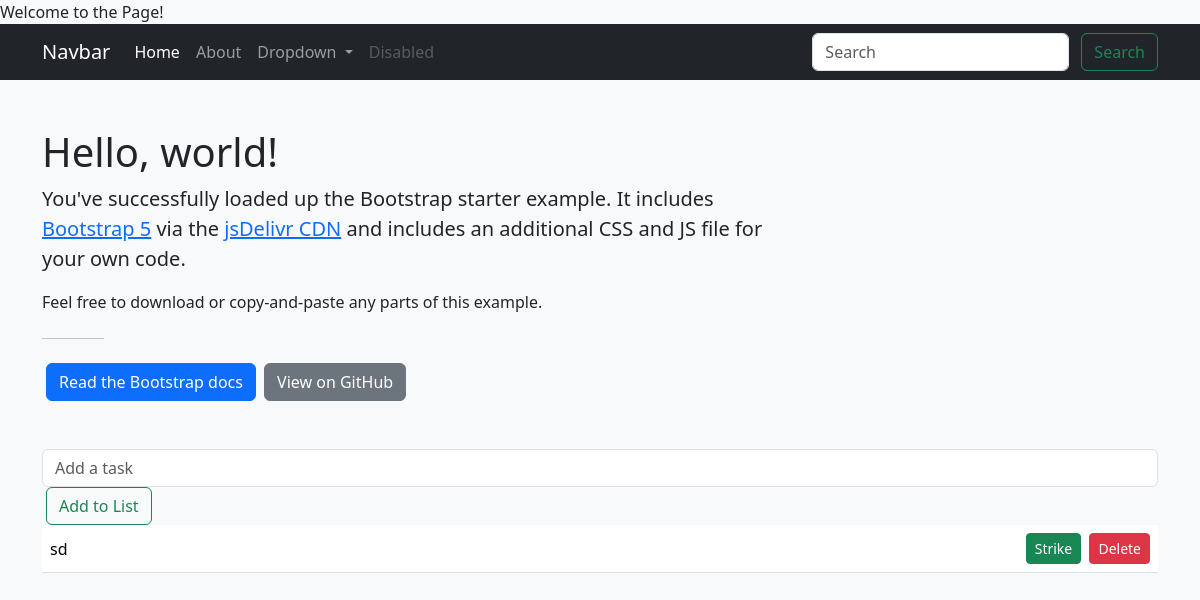
Before: / with the older database file.
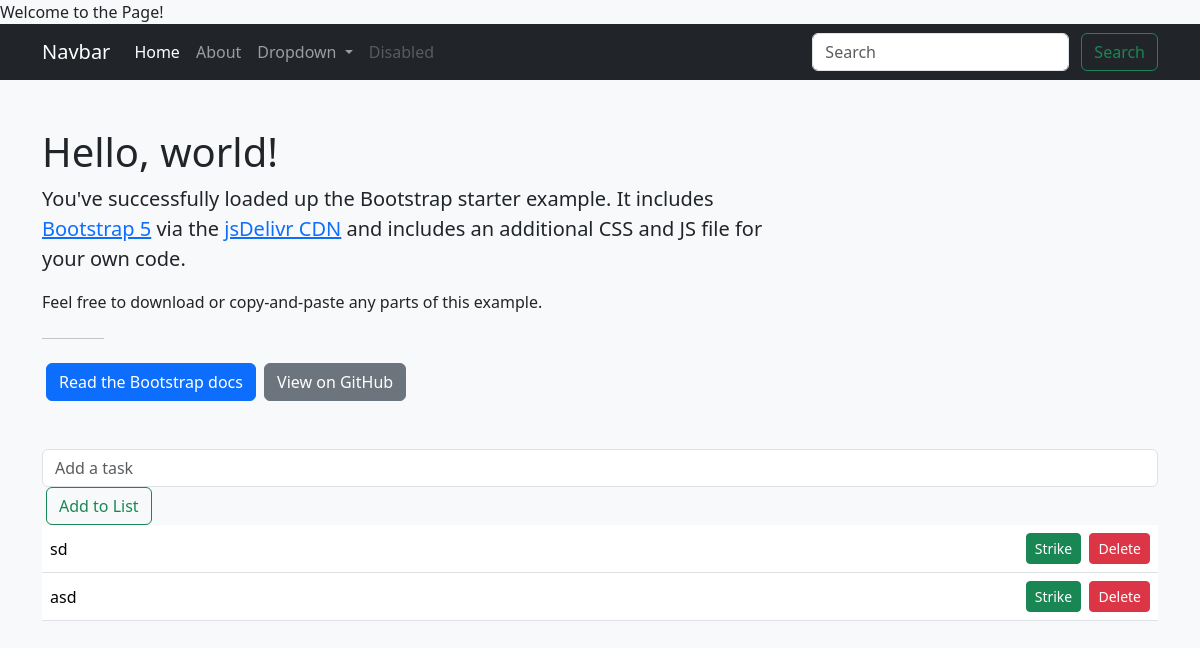
After: the same page with the newer database file.
### todo_list/models.py (models this page shows, shortened)
class List(models.Model):
 item = models.CharField(max_length=200)
 completed = models.BooleanField(default=False)

### todo_list/views.py (the view)
# urls.py: path('', todo_views.home, name='home'),
def home(request):
    all_items = List.objects.all()
    form = ListForm()
    if request.method == 'POST':
        form = ListForm(request.POST)
        if form.is_valid():
            form.save()
            return redirect('home')
    context = {'all_items': all_items, 'form': form}
    return render(request, 'home.html', context)

### todo_list/forms.py
class ListForm(forms.ModelForm):
    class Meta:
        model = List
        fields = ['item']
        widgets = {
            'item': forms.TextInput(attrs={'class': 'form-control', 'placeholder': 'Add a task'}),
        }

### todo_list/templates/home.html (shortened to what this page needs)
{% extends 'base.html' %}
{% block content %}
<form class="form-inline my-2 my-lg-0" method="post">
    {{ form.item }}
    <button class="btn btn-outline-success my-2 my-sm-0" type="submit">Add to List</button>
</form>
<table class="table">
    <tbody>
        {% for things in all_items %}
        <tr>
            {% if things.completed %}
            <td><s>{{ things.item }}</s></td>
            <td class="text-end">
                <a class="btn btn-sm btn-warning" href="{% url 'unstrike' things.id %}">Unstrike</a>
                <a class="btn btn-sm btn-danger" href="{% url 'delete' things.id %}">Delete</a>
            </td>
            {% else %}
            <td>{{ things.item }}</td>
            <td class="text-end">
                <a class="btn btn-sm btn-success" href="{% url 'strike' things.id %}">Strike</a>
                <a class="btn btn-sm btn-danger" href="{% url 'delete' things.id %}">Delete</a>
            </td>
            {% endif %}
        </tr>
        {% empty %}
        <tr>
            <td colspan="2">No items yet.</td>
        </tr>
        {% endfor %}
    </tbody>
</table>
{% endblock %}

### todo_list/templates/base.html (shortened to what this page needs)
{% load static %}
<!DOCTYPE html>
<html lang="en">
<head>
    <link href="https://cdn.jsdelivr.net/npm/bootstrap@5.3.8/dist/css/bootstrap.min.css" rel="stylesheet"
>
    <link rel="stylesheet" href="{% static 'todo_list/styles.css' %}">
</head>
<body>
    Welcome to the Page!
    <nav class="navbar navbar-expand-lg navbar-dark bg-dark">
        <div class="container">
            <a class="navbar-brand" href="{% url 'home' %}">Navbar</a>
            <div class="collapse navbar-collapse" id="navbarSupportedContent">
                <ul class="navbar-nav me-auto mb-2 mb-lg-0">
                    <li class="nav-item">
                        <a class="nav-link active" aria-current="page" href="{% url 'home' %}">Home</a>
                    </li>
                    <li class="nav-item">
                        <a class="nav-link" href="{% url 'about' %}">About</a>
                    </li>
                    <li class="nav-item dropdown">
                        <a class="nav-link dropdown-toggle" href="#" id="navbarDropdown" role="button"
                            data-bs-toggle="dropdown" aria-expanded="false">
                            Dropdown
                        </a>
                    </li>
                    <li class="nav-item">
                        <a class="nav-link disabled">Disabled</a>
                    </li>
                </ul>
                <form class="d-flex" role="search">
                    <input class="form-control me-2" type="search" placeholder="Search" aria-label="Search">
                    <button class="btn btn-outline-success" type="submit">Search</button>
                </form>
            </div>
        </div>
    </nav>
    <div class="container my-5">
        <h1>Hello, world!</h1>
        <div class="col-lg-8 px-0">
            <p class="fs-5">You've successfully loaded up the Bootstrap starter example. It includes <a
                    href="https://getbootstrap.com/">Bootstrap 5</a> via the <a
                    href="https://www.jsdelivr.com/package/npm/bootstrap">jsDelivr CDN</a> and includes an additional
                CSS and JS file for your own code.</p>
            <p>Feel free to download or copy-and-paste any parts of this example.</p>
            <hr class="col-1 my-4">
            <a href="https://getbootstrap.com" class="btn btn-primary">Read the Bootstrap docs</a>
            <a href="https://github.com/twbs/examples" class="btn btn-secondary">View on GitHub</a>
        </div>
    </div>
    <div class="container my-5">
        {% block content %}{% endblock %}
    </div>
</body>
</html>

### todo_list/static/todo_list/styles.css (style rules this page uses)
body { background-color: #f8f9fa; }
.table td { vertical-align: middle; }
.btn { margin-left: 0.25rem; }

Changed rows visible on the page:
added List: item "asd"
